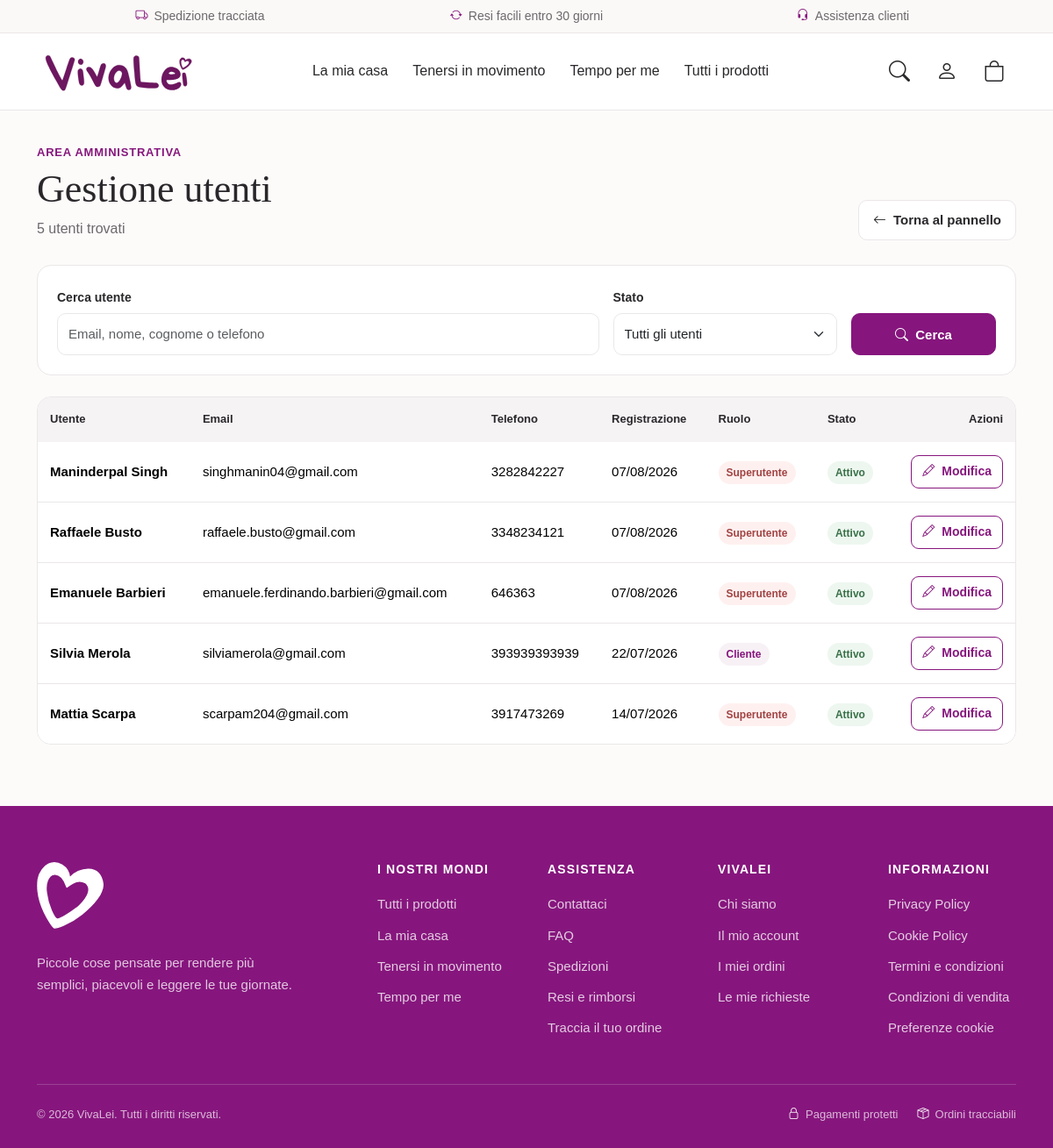
/gestione/utenti/ (signed in), run on an earlier commit of the app's database.
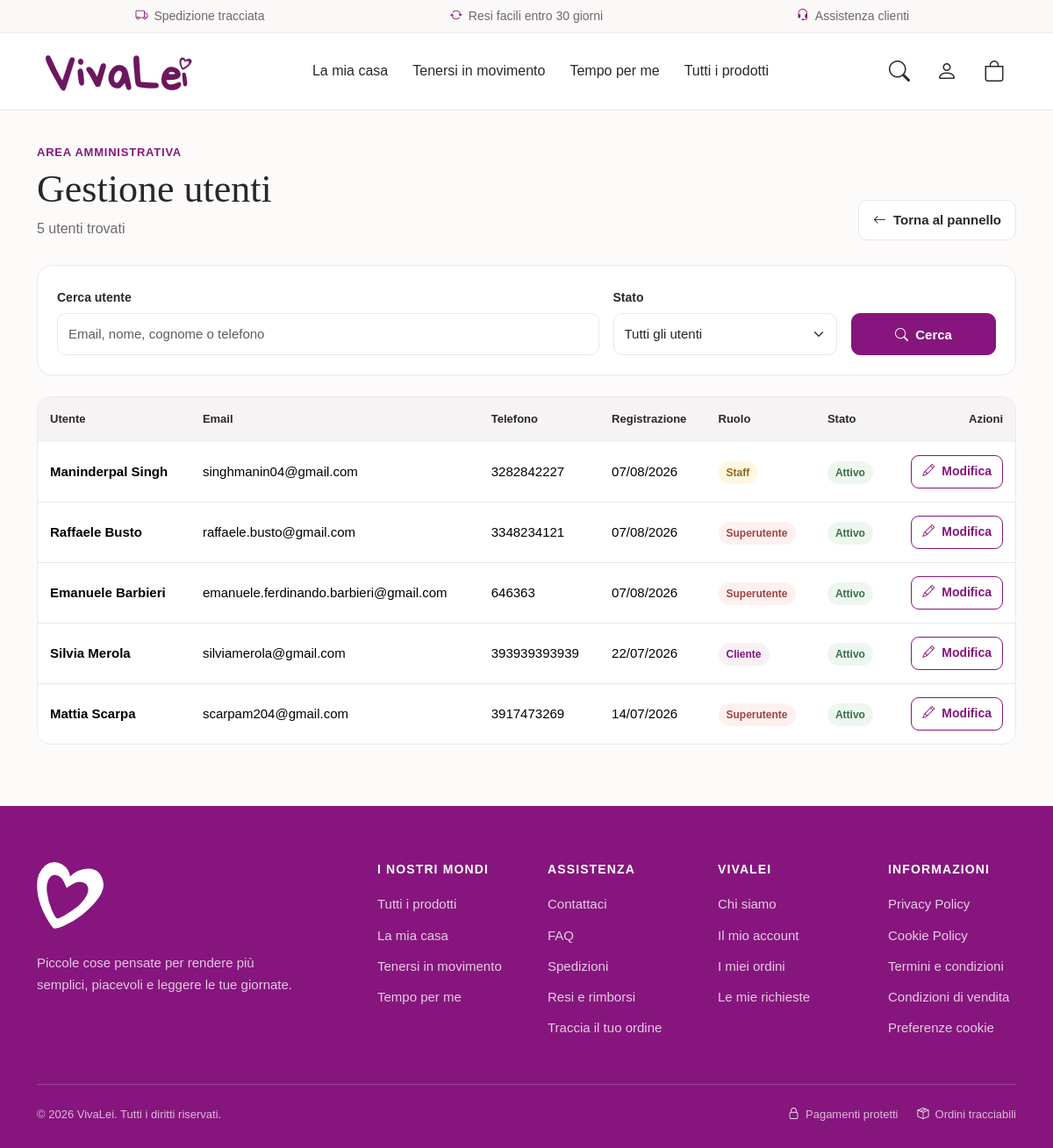
And on a later commit of the database.
### users/models.py (models this page shows, shortened)
class User(AbstractUser):
    username = None
    email = models.EmailField(unique=True)
    telefono = models.CharField(max_length=20, blank=True)
    objects = UserManager()
    USERNAME_FIELD = "email"
    REQUIRED_FIELDS = []
    class Meta:
        verbose_name = "Utente"
        verbose_name_plural = "Utenti"

### gestione/views.py (the view, shortened to what this page needs)
@staff_member_required(login_url="users:login")
def gestione_utenti(request):
    ricerca = request.GET.get(
        "q",
        ""
    ).strip()
    stato = request.GET.get(
        "stato",
        ""
    )
    utenti = (
        User.objects
        .all()
        .order_by(
            "-date_joined"
        )
    )
    if stato == "attivi":
        utenti = utenti.filter(
            is_active=True
        )
    if stato == "disattivati":
        utenti = utenti.filter(
            is_active=False
        )
    if stato == "staff":
        utenti = utenti.filter(
            is_staff=True
        )
    paginator = Paginator(
        utenti,
        10
    )
    pagina = paginator.get_page(
        request.GET.get("page")
    )
    context = {
        "pagina": pagina,
        "ricerca": ricerca,
        "stato": stato,
        "numero_risultati": paginator.count,
    }
    return render(
        request,
        "gestione/gestione_utenti.html",
        context,
    )

### carrello/carrello.py (called while the page is built)
    def __len__(self):
        return sum(elemento["quantita"] for elemento in self.dati.values())

### carrello/context_processors.py (called while the page is built)
def dati_carrello(request):
    carrello = Carrello(request)
    return {
        "numero_prodotti_carrello": len(carrello),
    }

### templates/gestione/gestione_utenti.html (shortened to what the changed rows need)
{% extends "base.html" %}
{% block content %}
<section class="management-page">
    <div class="container">
        <div class="management-header d-flex flex-column flex-md-row justify-content-between align-items-md-end gap-3">
            <div>
                <h1 class="management-title">
                    Gestione utenti
                </h1>
            </div>
        </div>
        <div class="management-table-card">
            <div class="table-responsive">
                <table class="table table-hover align-middle management-table">
                    <thead>
                        <tr>
                            <th>Utente</th>
                            <th>Email</th>
                            <th>Telefono</th>
                            <th>Registrazione</th>
                            <th>Ruolo</th>
                            <th>Stato</th>
                            <th class="text-end">Azioni</th>
                        </tr>
                    </thead>
                    <tbody>
                        {% for utente in pagina %}
                            <tr>
                                <td>
                                    <div class="management-user-name">
                                        {{ utente.first_name|default:"Nome non inserito" }}
                                        {{ utente.last_name }}
                                    </div>
                                </td>
                                <td class="management-user-email">
                                    {{ utente.email }}
                                </td>
                                <td>
                                    {{ utente.telefono|default:"—" }}
                                </td>
                                <td>
                                    {{ utente.date_joined|date:"d/m/Y" }}
                                </td>
                                <td>
                                    {% if utente.is_superuser %}
                                        <span class="management-badge management-badge-superuser">
                                            Superutente
                                        </span>
                                    {% elif utente.is_staff %}
                                        <span class="management-badge management-badge-staff">
                                            Staff
                                        </span>
                                    {% else %}
                                        <span class="management-badge management-badge-customer">
                                            Cliente
                                        </span>
                                    {% endif %}
                                </td>
                                <td>
                                    {% if utente.is_active %}
                                        <span class="management-badge management-badge-active">
                                            Attivo
                                        </span>
                                    {% else %}
                                        <span class="management-badge management-badge-disabled">
                                            Disattivato
                                        </span>
                                    {% endif %}
                                </td>
                                <td class="text-end">
                                    <button
                                        type="button"
                                        class="management-edit-button"
                                        data-bs-toggle="modal"
                                        data-bs-target="#modificaUtenteModal"
                                        data-url="{% url 'gestione:modifica_utente' utente.id %}"
                                        data-nome="{{ utente.first_name|escape }}"
                                        data-cognome="{{ utente.last_name|escape }}"
                                        data-email="{{ utente.email|escape }}"
                                        data-telefono="{{ utente.telefono|escape }}"
                                        data-attivo="{{ utente.is_active|yesno:'true,false' }}"
                                        data-staff="{{ utente.is_staff|yesno:'true,false' }}"
                                        data-superuser="{{ utente.is_superuser|yesno:'true,false' }}"
                                    >
                                        <i class="bi bi-pencil me-1"></i>
                                        Modifica
                                    </button>
                                </td>
                            </tr>
                        {% empty %}
                            <tr>
                                <td colspan="7" class="management-empty">
                                    Nessun utente trovato.
                                </td>
                            </tr>
                        {% endfor %}
                    </tbody>
                </table>
            </div>
        </div>
    </div>
</section>
{% endblock %}

What changed in the data, as far as the page shows it:
changed User "Maninderpal": is_superuser "Superutente" → "Staff"
